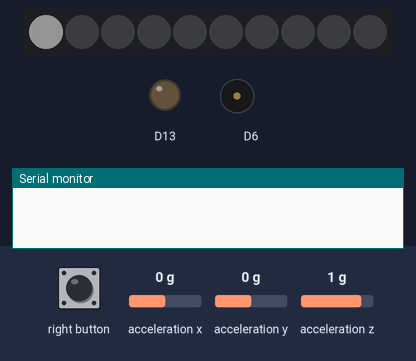
The sketch below on a simulated Adafruit Circuit Playground Express. Parts: 10 RGB LEDs in strip order, left to right, output pins drawn as LEDs (lit = HIGH), buzzer (waves = sounding), the last lines printed to the serial monitor. The test bench sets the inputs (shaded band); at power-on: acceleration x 0 g, acceleration y 0 g, acceleration z 1 g. Dim RGB values are drawn brighter than linear; random numbers use the default seed unless the sketch sets one.

Above: at 0.8 s.
0.9 s: acceleration x set to -1.4 g
At 7.5 s:
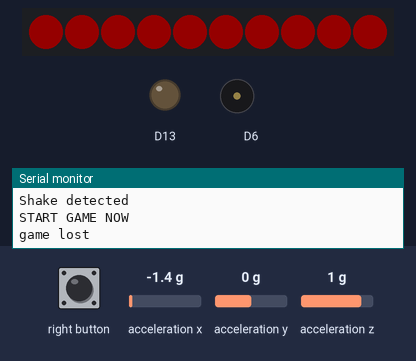
At 8.3 s:
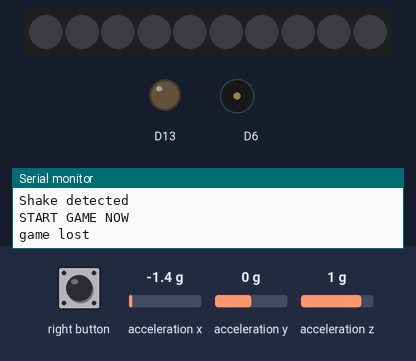
Timing chart, 0 to 9.8 s (numbered marks = the images above; inputs shaded):
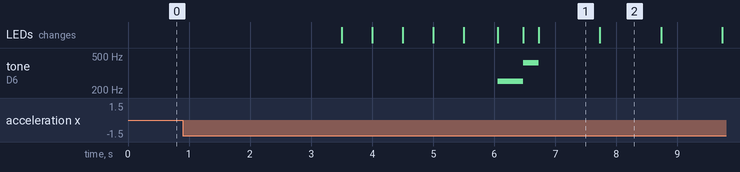

The sketch:

SimpleSimon_Solution.ino
```cpp
/////////////////////////////////////////////////////
// Circuit Playground Simple Simon
/////////////////////////////////////////////////////
//CLASS ACTIVITY LECTURE 6. May 7th 2020
////////////////////////////////////////
#include <Adafruit_CircuitPlayground.h>

//Game configuration variables
#define MAX_SEQUENCE    31 //The maximun allowed sequence lenght
#define GUESS_TIMEOUT   3000
//////////////////////////////////////


//Implementation parameters
#define NO_BUTTON       -1
#define FAILURE_TONE    100
#define SEQUENCE_DELAY  800
#define DEBOUNCE        250
#define CAP_THRESHOLD   10 //Sensitivity for the user board press

uint8_t simonSequence[MAX_SEQUENCE];
uint8_t sequenceLength;
uint8_t currentStep;
unsigned long startGuessTime;
int8_t guess;
bool game_won = false;
bool game_lost = false;


//Parameters to detect the board shake
float threshold = 6;
unsigned long shakeInterval = 3000;
float startAccelMag = 0;
unsigned long lastShakeTime = 0;


struct button {
  uint8_t capPad[2];
  uint8_t pixel[3];
  uint32_t color;
  uint16_t freq;
} simonButton[] = {
  { {3, 2},    {0, 1, 2},  0x00FF00,   415 }, // GREEN
  { {0, 1},    {2, 3, 4},  0xFFFF00,   252 }, // YELLOW
  { {12, 6},  {5, 6, 7},  0x0000FF,   209 }, // BLUE
  { {9, 10},  {7, 8, 9},  0xFF0000,   310 }, // RED
};

///////////////////////////////////////////////////////////////////////////////

float getAccelMagnitude() {
  float X = 0;
  float Y = 0;
  float Z = 0;

  float dX = 0;
  float dY = 0;
  float dZ = 0;

  for (int i = 0; i < 10; ++i) {
    dX = CircuitPlayground.motionX();
    dY = CircuitPlayground.motionY();
    dZ = CircuitPlayground.motionZ();

    X += dX;
    Y += dY;
    Z += dZ;
  }

  X /= 10;
  Y /= 10;
  Z /= 10;

  return sqrt(X * X + Y * Y + Z * Z);
}


boolean isShake() {
  float currentAccelMag = getAccelMagnitude();
  if ((currentAccelMag - startAccelMag) < threshold) {
    return false;
  }

  unsigned long now = millis();
  if ((now - lastShakeTime) < shakeInterval) {
    // don't give shake gestures too frequently
    return false;
  }

  Serial.println("Shake detected");
  lastShakeTime = now;
  return true;
}

///////////////////////////////////////////////////////////////////////////////
void newGame() {
   CircuitPlayground.clearPixels();
  CircuitPlayground.setPixelColor(0, 0xFFFFFF);

  //Get the acceleration magnitude
  startAccelMag = getAccelMagnitude();

  //Sit here until right button press or board shaked
  while (!CircuitPlayground.rightButton() ) {
    if (isShake()) {
      //Blink the neopixel pixel
      blink_new_grame(0, 3);
      break;
    } else {
      //delay(DEBOUNCE);
    }
  }
  startGame();
}

///////////////////////////////////////////////////////////////////////////////
void startGame(){
  Serial.println("START GAME NOW");
  randomSeed(millis());
  sequenceLength = 2;
  // Populate the game sequence
  for (int i = 0; i < sequenceLength; i++) {
    simonSequence[i] = random(4);
  }

  // We start with the first step in the sequence
  currentStep = 1;
}
///////////////////////////////////////////////////////////////////////////////
void blink_new_grame(int pixel, int ntimes) {
  for (int i = 0; i < ntimes; i++) {
    CircuitPlayground.setPixelColor(pixel, 0xFFFFFF);
    delay(500);
    CircuitPlayground.setPixelColor(pixel, 0x000000);
    delay(500);
  }
}


///////////////////////////////////////////////////////////////////////////////
void indicateButton(uint8_t b, uint16_t duration) {
  CircuitPlayground.clearPixels();
  for (int p = 0; p < 3; p++) {
    CircuitPlayground.setPixelColor(simonButton[b].pixel[p], simonButton[b].color);
  }
  CircuitPlayground.playTone(simonButton[b].freq, duration);
  CircuitPlayground.clearPixels();
}
///////////////////////////////////////////////////////////////////////////////
void showSequence() {

  uint16_t toneDuration = 420;

  // Play back sequence up to current step
  for (int i = 0; i < currentStep; i++) {
    delay(50);
    indicateButton(simonSequence[i], toneDuration);
  }
}

///////////////////////////////////////////////////////////////////////////////
uint8_t getUserTurn() {
  for (int b = 0; b < 4; b++) {
    for (int p = 0; p < 2; p++) {
      if (CircuitPlayground.readCap(simonButton[b].capPad[p]) > CAP_THRESHOLD) {
        indicateButton(b, DEBOUNCE);
        return b;
      }
    }
  }
  return NO_BUTTON;
}

///////////////////////////////////////////////////////////////////////////////
void gameLost() {

  for (int i = 0; i < 3; i++) {
    for (int led = 0 ; led < 10; led++) {
      CircuitPlayground.setPixelColor(led, 255, 0, 0);
    }
    delay(1000);
    CircuitPlayground.clearPixels();
    delay(1000);
  }
  newGame();

}

///////////////////////////////////////////////////////////////////////////////
void gameWon() {

  //Blink neopxels
  for (int pixel = 1; pixel < 10; pixel++) {
    CircuitPlayground.setPixelColor(pixel, CircuitPlayground.colorWheel(10 * pixel));
  }
  delay(500);
  CircuitPlayground.clearPixels();
  delay(500);
  for (int pixel = 1; pixel < 10; pixel++) {
    CircuitPlayground.setPixelColor(pixel, CircuitPlayground.colorWheel(10 * pixel));
  }
  delay(500);
CircuitPlayground.clearPixels();
  newGame();

}


///////////////////////////////////////////////////////////////////////////////
void setup() {
    Serial.begin(9600);

  CircuitPlayground.begin();
  CircuitPlayground.setAccelRange(LIS3DH_RANGE_8_G);
  newGame();


}

///////////////////////////////////////////////////////////////////////////////
void loop() {
  game_lost = false;
  game_won = false;
  // Show sequence up to current step
  showSequence();


  // Read player button presses
  for (int s = 0; s < currentStep; s++) {
    startGuessTime = millis();
    guess = NO_BUTTON;
    while ((millis() - startGuessTime < GUESS_TIMEOUT) && (guess == NO_BUTTON)) {
      guess = getUserTurn();

    }

    if (guess != simonSequence[s]) {
      game_lost = true;
      Serial.println("game lost");
      gameLost();
    }
  }

  if (!game_lost) {
    currentStep++;
    if (currentStep > sequenceLength) {
      delay(SEQUENCE_DELAY);
      Serial.println("game won");
      game_won = true;
      gameWon();

    }
    if (!game_won && !game_lost) {
      delay(SEQUENCE_DELAY);
    }
  }
}
```

Measured:
- after the input at 0.9 s, tone on D6: silent → 252 Hz after 5.2 s, → 415 Hz 0.42 s later, → silent 0.25 s later; the LEDs: first change after 2.6 s (image 1 shows a later state)
- what the display in image 1 shows lasts 1.0 s, from 6.7 s to 7.7 s
